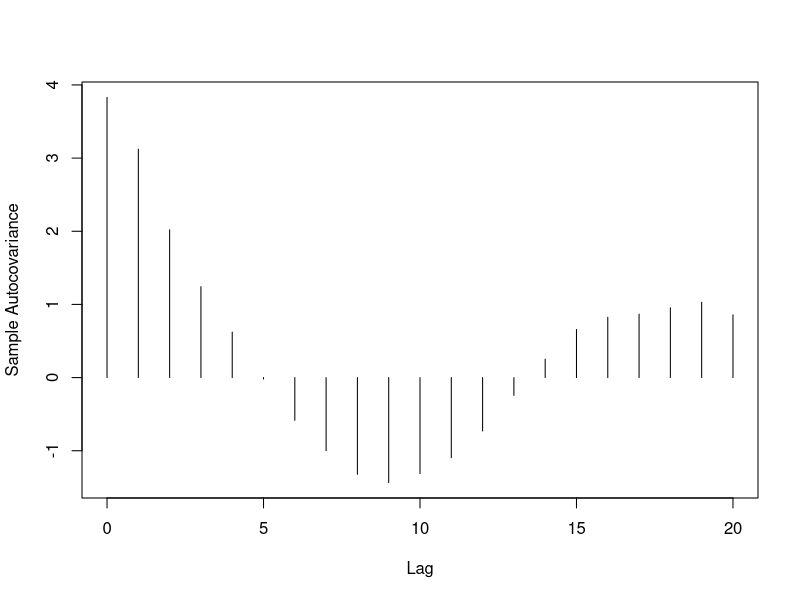

Generate this figure with R:
## ---- chunk 1
knitr::opts_knit$set(root.dir = 'C:/Users/neide/Documents/GitHub/BEwebinar/Data')
## ---- chunk 2
armapq.sim <- function(n,burn,ar.coefs,ma.coefs,innovar)
{
	p <- length(ar.coefs)
	q <- length(ma.coefs)
	z <- rnorm(n+burn+p+q,sd=sqrt(innovar))
	x <- filter(z,c(1,ma.coefs),method="convolution",sides=1)
	x <- x[(q+1):(q+n+burn+p)]
	y <- x[1:p]
	for(t in (p+1):(p+n+burn))
	{
		next.y <- sum(ar.coefs*y[(t-1):(t-p)]) + x[t]
		y <- c(y,next.y)
	}	
	y <- y[(p+burn+1):(p+burn+n)]
	return(y)
}

n <- 200
phi1 <- .5
theta1 <- 5/6
theta2 <- 1/6
x.sim <- armapq.sim(n,500,phi1,c(theta1,theta2),1)
## ---- chunk 3
y.sim <- x.sim - mean(x.sim)
x.acf <- mean(y.sim^2)
for(h in 1:20)
{
	x.acf <- c(x.acf,sum(y.sim[1:(n-h)]*y.sim[(h+1):n])/n)
}
plot(ts(x.acf,start=0,frequency=1),xlab="Lag",ylab="Sample Autocovariance",type="h")
